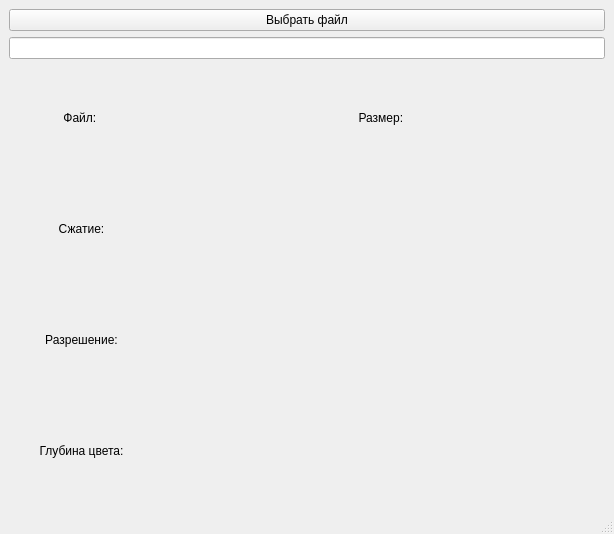
<?xml version="1.0" encoding="UTF-8"?>
<ui version="4.0">
 <class>MainWindow</class>
 <widget class="QMainWindow" name="MainWindow">
  <property name="geometry">
   <rect>
    <x>0</x>
    <y>0</y>
    <width>614</width>
    <height>534</height>
   </rect>
  </property>
  <property name="windowTitle">
   <string>MainWindow</string>
  </property>
  <widget class="QWidget" name="centralwidget">
   <layout class="QGridLayout" name="gridLayout">
    <item row="4" column="0">
     <widget class="QLabel" name="Label_2">
      <property name="frameShape">
       <enum>QFrame::Box</enum>
      </property>
      <property name="frameShadow">
       <enum>QFrame::Plain</enum>
      </property>
      <property name="lineWidth">
       <number>0</number>
      </property>
      <property name="midLineWidth">
       <number>0</number>
      </property>
      <property name="text">
       <string>Сжатие:</string>
      </property>
      <property name="alignment">
       <set>Qt::AlignCenter</set>
      </property>
     </widget>
    </item>
    <item row="2" column="0">
     <widget class="QLabel" name="Label_1">
      <property name="frameShape">
       <enum>QFrame::NoFrame</enum>
      </property>
      <property name="frameShadow">
       <enum>QFrame::Plain</enum>
      </property>
      <property name="text">
       <string>Файл: </string>
      </property>
      <property name="alignment">
       <set>Qt::AlignCenter</set>
      </property>
     </widget>
    </item>
    <item row="5" column="0">
     <widget class="QLabel" name="Label_3">
      <property name="frameShape">
       <enum>QFrame::NoFrame</enum>
      </property>
      <property name="frameShadow">
       <enum>QFrame::Plain</enum>
      </property>
      <property name="text">
       <string>Разрешение:</string>
      </property>
      <property name="alignment">
       <set>Qt::AlignCenter</set>
      </property>
     </widget>
    </item>
    <item row="6" column="0">
     <widget class="QLabel" name="Label_4">
      <property name="frameShape">
       <enum>QFrame::NoFrame</enum>
      </property>
      <property name="frameShadow">
       <enum>QFrame::Plain</enum>
      </property>
      <property name="text">
       <string>Глубина цвета:</string>
      </property>
      <property name="alignment">
       <set>Qt::AlignCenter</set>
      </property>
     </widget>
    </item>
    <item row="2" column="1">
     <widget class="QLabel" name="FileName">
      <property name="text">
       <string/>
      </property>
     </widget>
    </item>
    <item row="2" column="2">
     <widget class="QLabel" name="Label_5">
      <property name="frameShape">
       <enum>QFrame::NoFrame</enum>
      </property>
      <property name="frameShadow">
       <enum>QFrame::Plain</enum>
      </property>
      <property name="text">
       <string>Размер: </string>
      </property>
      <property name="alignment">
       <set>Qt::AlignCenter</set>
      </property>
     </widget>
    </item>
    <item row="4" column="1">
     <widget class="QLabel" name="Contraction">
      <property name="text">
       <string/>
      </property>
     </widget>
    </item>
    <item row="6" column="1">
     <widget class="QLabel" name="Color_depth">
      <property name="text">
       <string/>
      </property>
     </widget>
    </item>
    <item row="5" column="1">
     <widget class="QLabel" name="Resolution">
      <property name="text">
       <string/>
      </property>
     </widget>
    </item>
    <item row="2" column="3">
     <widget class="QLabel" name="Size">
      <property name="text">
       <string/>
      </property>
     </widget>
    </item>
    <item row="1" column="0" colspan="4">
     <widget class="QLineEdit" name="lineEdit">
      <property name="frame">
       <bool>true</bool>
      </property>
      <property name="readOnly">
       <bool>true</bool>
      </property>
     </widget>
    </item>
    <item row="0" column="0" colspan="4">
     <widget class="QPushButton" name="pushButton">
      <property name="text">
       <string>Выбрать файл</string>
      </property>
     </widget>
    </item>
    <item row="4" column="2" rowspan="3" colspan="2">
     <widget class="QLabel" name="Picture">
      <property name="text">
       <string/>
      </property>
     </widget>
    </item>
   </layout>
  </widget>
  <widget class="QMenuBar" name="menubar">
   <property name="geometry">
    <rect>
     <x>0</x>
     <y>0</y>
     <width>614</width>
     <height>26</height>
    </rect>
   </property>
  </widget>
  <widget class="QStatusBar" name="statusbar"/>
 </widget>
 <resources/>
 <connections/>
</ui>
